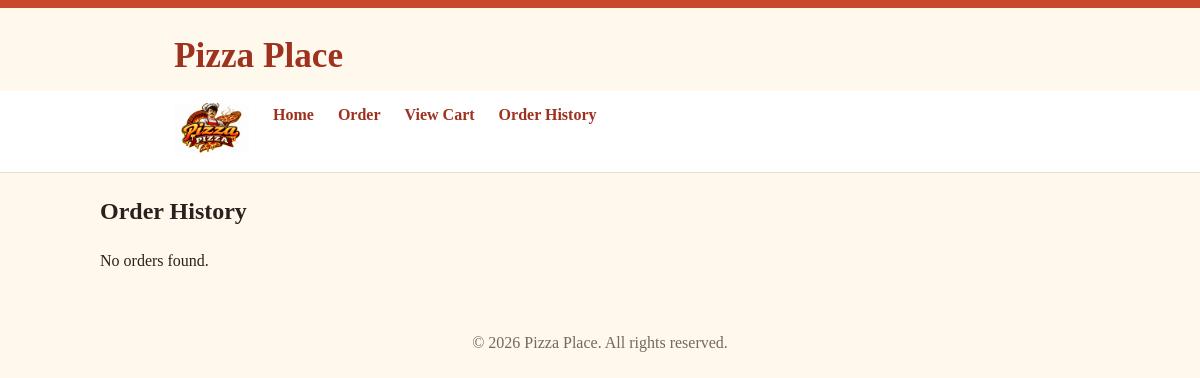
The page /orders on the database as committed earlier.
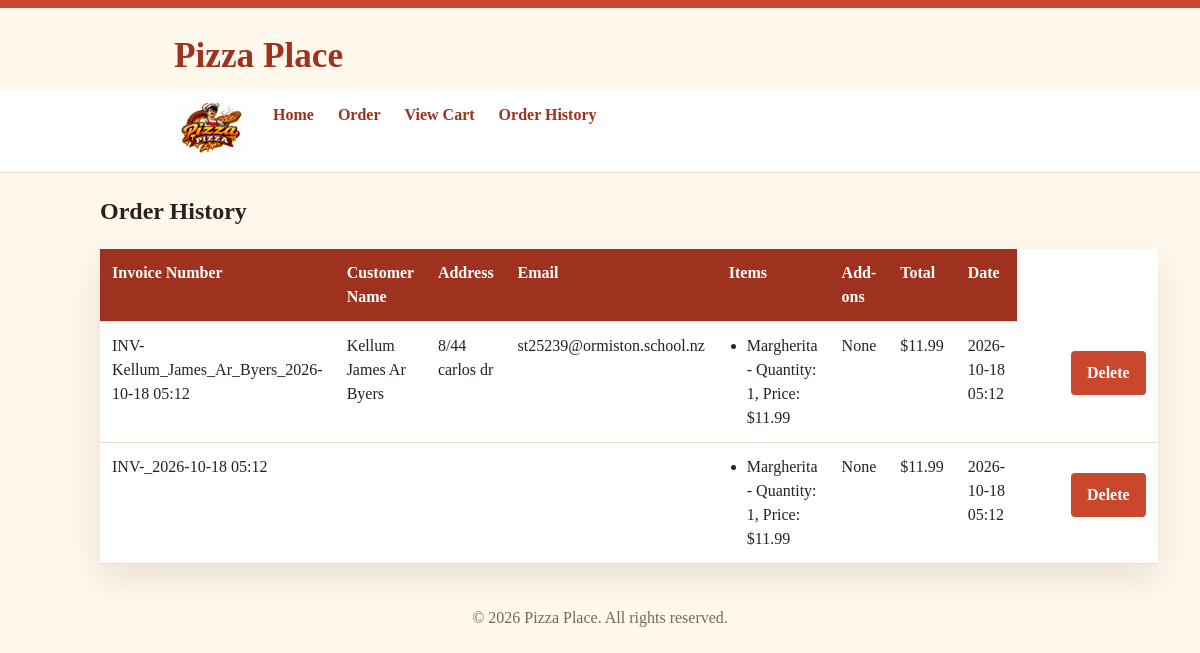
The same page on the database as committed later.
### tables this page shows
CREATE TABLE pizza_orders (
                id INTEGER PRIMARY KEY AUTOINCREMENT,
                invoice_number TEXT NOT NULL,
                customer_name TEXT NOT NULL,
                email TEXT,
                address TEXT,
                card_name TEXT,
                card_number TEXT,
                card_expiry TEXT,
                cart TEXT NOT NULL,
                total REAL NOT NULL,
                addons TEXT,
                order_date TIMESTAMP DEFAULT CURRENT_TIMESTAMP
            );

### app.py (the view)
@app.route('/orders') # the code that displays the order history page and retrieves the order data from the database.
def order_history():
    initialise_database()
    with sqlite3.connect('database.db') as conn:
        cursor = conn.cursor()
        cursor.execute('''
            SELECT
                id, invoice_number, customer_name, email, address,
                card_name, card_number, card_expiry, cart, total,
                addons, order_date
            FROM pizza_orders
            ORDER BY id DESC
        ''')
        rows = cursor.fetchall()
        orders = []
        for row in rows:
            orders.append({
                'id': row[0],
                'invoice_number': row[1],
                'customer_name': row[2],
                'email': row[3],
                'address': row[4],
                'items': json.loads(row[8]),
                'total': row[9],
                'addons': json.loads(row[10] or '{}'),
                'date': row[11]
            })
    return render_template('order_history.html', orders=orders)

### Templates/order_history.html (shortened to what this page needs)
{% extends "base.html" %}
{% block content %}
    <h2>Order History</h2>
    {% if orders %}
        <table>
            <thead>
                <tr>
                    <th>Invoice Number</th>
                    <th>Customer Name</th>
                    <th>Address</th>
                    <th>Email</th>
                    <th>Items</th>
                    <th>Add-ons</th>
                    <th>Total</th>
                    <th>Date</th>
                </tr>
            </thead>
            <tbody>
                {% for order in orders %}
                    <tr>
                        <td>{{ order['invoice_number'] }}</td>
                        <td>{{ order['customer_name'] }}</td>
                        <td>{{ order['address'] }}</td>
                        <td>{{ order['email'] }}</td>
                        <td>
                            <ul>
                                {% for item, details in order['items'].items() %}
                                    <li>{{ item }} - Quantity: {{ details['quantity'] }}, Price: ${{ "%.2f"|format(details['price']) }}</li>
                                {% else %}
                                    <li>No items</li>
                                {% endfor %}
                            </ul>
                        </td>
                        <td>
                            {% if order['addons'] %}
                                <ul>
                                    {% for addon, price in order['addons'].items() %}
                                        <li>{{ addon }} - ${{ "%.2f"|format(price) }}</li>
                                    {% endfor %}
                                </ul>
                            {% else %}
                                <span>None</span>
                            {% endif %}
                        </td>
                        <td>${{ "%.2f"|format(order['total']) }}</td>
                        <td>{{ order['date'] }}</td>
                    <td>
                    </td>
                    <td>
                        <form action="{{ url_for('cancel_saved_order', order_id=order['id']) }}" method="post" style="display:inline;">
                            <button type="submit" onclick="return confirm('Are you sure you want to cancel this order?');">Delete</button>
                        </form>
                    </td>
                 </tr>
                {% endfor %}
            </tbody>
        </table>
    {% else %}
        <p>No orders found.</p>
    {% endif %}
{% endblock %}

### Templates/base.html (shortened to what this page needs)
<!DOCTYPE html>
<html lang="en">
<head>
    <link rel="stylesheet" href="{{ url_for('static', filename='style.css') }}">
</head>
<body>
    <h1>Pizza Place</h1>
    <nav>
        <ul>
             <li><img class="logo" src="{{ url_for('static', filename='images/pizza_pizza.png') }}" alt="Logo"></li>
            <li><a href="{{ url_for('home') }}">Home</a></li>
            <li><a href="{{ url_for('index') }}">Order</a></li>
            <li><a href="{{ url_for('view_cart') }}">View Cart</a></li>
            <li><a href="{{ url_for('order_history') }}">Order History</a></li>
        </ul>
    </nav>
    <header>
        <main>
             {% block content %} {% endblock %}
        </main>
    </header>
    <footer>
        <p>&copy; 2026 Pizza Place. All rights reserved.</p>
    </footer>
</body>
</html>

### Static/style.css (style rules this page uses)
:root { --ink: #29211d; --muted: #75675f; --cream: #fff8ed; --paper: #ffffff; --tomato: #c9472c; --tomato-dark: #9f321f; --gold: #e7a52b; --line: #eadbca; --shadow: 0 14px 35px rgba(79, 46, 25, 0.12); }
* { box-sizing: border-box; }
body { margin: 0; color: var(--ink); background: var(--cream); font-family: Georgia, 'Times New Roman', serif; line-height: 1.5; }
body::before { display: block; height: 8px; background: var(--tomato); content: ''; }
body > h1 { max-width: 1180px; margin: 22px auto 8px; padding: 0 24px; color: var(--tomato-dark); font-size: clamp(1.5rem, 4vw, 2.2rem); }
nav { border-bottom: 1px solid var(--line); background: var(--paper); }
nav ul { display: flex; gap: 24px; max-width: 1180px; margin: 0 auto; padding: 12px 24px; list-style: none; }
a { color: var(--tomato-dark); font-weight: bold; }
nav a { text-decoration: none; }
.logo { width: 75px; height: auto; }
body > h1, nav ul { width: min(900px, calc(100% - 32px)); margin-left: auto; margin-right: auto; }
label, select, input, button { display: block; width: 100%; }
button { min-height: 44px; margin-top: 18px; padding: 10px 16px; border: 0; border-radius: 4px; color: white; background: var(--tomato); cursor: pointer; font: bold 1rem Georgia, 'Times New Roman', serif; max-width: 240px; }
table { width: 100%; border-collapse: collapse; background: var(--paper); box-shadow: var(--shadow); }
th, td { padding: 12px; border-bottom: 1px solid var(--line); text-align: left; vertical-align: top; }
th { color: white; background: var(--tomato-dark); }
td ul { margin: 0; padding-left: 18px; }
footer { padding: 26px 16px; color: var(--muted); text-align: center; }
a { text-decoration: none; }
main { width: 1000px; margin: 0 auto; }

Rows that differ between the two databases and show on the page:
added pizza_orders: invoice_number "INV-Kellum_James_Ar_Byers_2026-10-18 05:12", customer_name "Kellum James Ar Byers", address "8/44 carlos dr", email "st25239@ormiston.school.nz", items "Margherita", quantity "1", price "11.99", total "11.99", date "2026-10-18 05:12"
added pizza_orders: invoice_number "INV-_2026-10-18 05:12", items "Margherita", quantity "1", price "11.99", total "11.99", date "2026-10-18 05:12"
Other text that changed with them:
text no longer shown: "No orders found."
text now shown: "Invoice Number Customer Name Address Email Items Add-ons Total Date"
